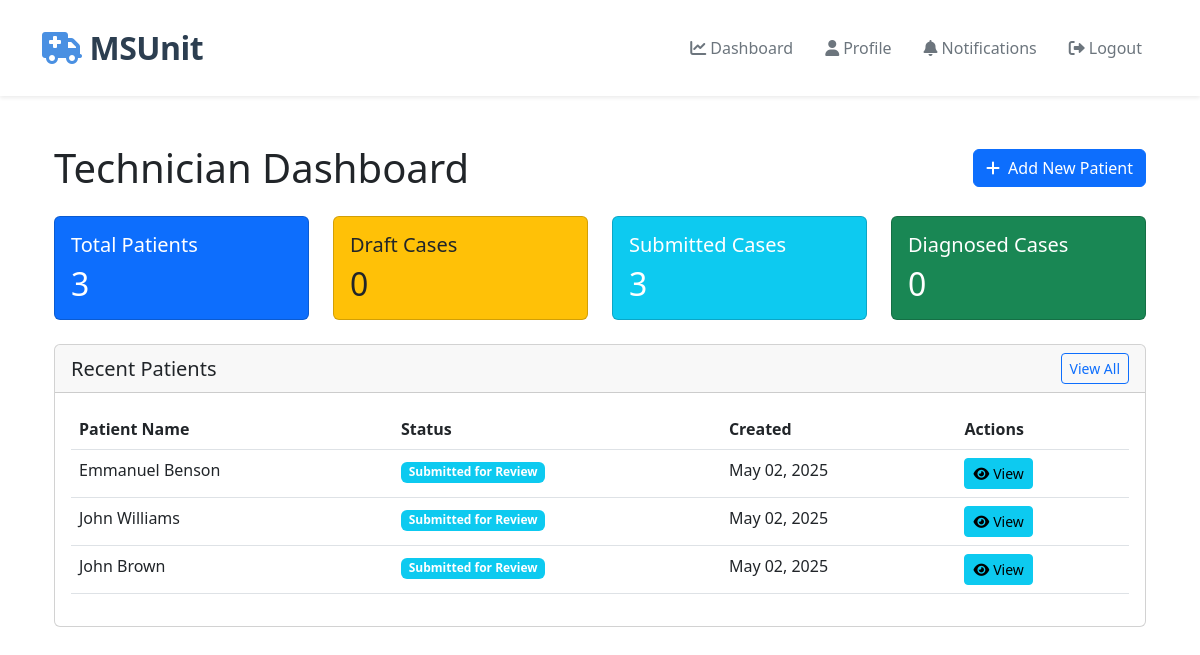
Screenshot of /technician/ (signed in) with the database file from the repository.
### technician/models.py (models this page shows, shortened)
class Patient(models.Model):
    STATUS_CHOICES = [
        ('NEW', 'New'),
        ('SUBMITTED', 'Submitted for Review'),
        ('REVIEWED', 'Under Review'),
        ('DIAGNOSED', 'Diagnosed'),
        ('DISCHARGED', 'Discharged'),
    ]
    GENDER_CHOICES = [
        ('M', 'Male'),
        ('F', 'Female'),
        ('O', 'Other'),
    ]
    first_name = models.CharField(max_length=100)
    last_name = models.CharField(max_length=100)
    date_of_birth = models.DateField()
    gender = models.CharField(max_length=1, choices=GENDER_CHOICES)
    contact_number = models.CharField(max_length=15, blank=True)
    address = models.TextField(blank=True)
    emergency_contact_name = models.CharField(max_length=100, blank=True)
    emergency_contact_number = models.CharField(max_length=15, blank=True)
    medical_history = models.TextField(blank=True)
    current_medications = models.TextField(blank=True)
    allergies = models.TextField(blank=True)
    blood_pressure_systolic = models.IntegerField(validators=[MinValueValidator(0), MaxValueValidator(300)])
    blood_pressure_diastolic = models.IntegerField(validators=[MinValueValidator(0), MaxValueValidator(200)])
    heart_rate = models.IntegerField(validators=[MinValueValidator(0), MaxValueValidator(300)])
    respiratory_rate = models.IntegerField(validators=[MinValueValidator(0), MaxValueValidator(100)])
    temperature = models.DecimalField(max_digits=4, decimal_places=1)
    oxygen_saturation = models.IntegerField(validators=[MinValueValidator(0), MaxValueValidator(100)])
    glasgow_coma_scale = models.IntegerField(validators=[MinValueValidator(3), MaxValueValidator(15)])
    chief_complaint = models.TextField()
    notes = models.TextField(blank=True)
    nihss = models.TextField(blank=True, help_text="National Institutes of Health Stroke Scale score and details")
    status = models.CharField(max_length=20, choices=STATUS_CHOICES, default='NEW')
    technician = models.ForeignKey(User, on_delete=models.CASCADE, related_name='patients')
    created_at = models.DateTimeField(auto_now_add=True)
    updated_at = models.DateTimeField(auto_now=True)
    class Meta:
        ordering = ['-created_at']

### technician/views.py (the view)
# urls.py: path('', RedirectView.as_view(pattern_name='accounts:dashboard'), name='home'),
@login_required
@user_passes_test(is_technician)
def dashboard(request):
    patients = Patient.objects.filter(technician=request.user).order_by('-created_at')
    total_patients = patients.count()
    draft_count = patients.filter(status='NEW').count()
    submitted_count = patients.filter(status='SUBMITTED').count()
    diagnosed_count = patients.filter(status='DIAGNOSED').count()
    recent_patients = patients[:10]  # Get 10 most recent patients
    context = {
        'recent_patients': recent_patients,
        'total_patients': total_patients,
        'draft_count': draft_count,
        'submitted_count': submitted_count,
        'diagnosed_count': diagnosed_count,
    }
    return render(request, 'technician/dashboard.html', context)

### technician/templates/technician/dashboard.html (shortened to what this page needs)
{% extends 'base.html' %}
{% load static %}
{% block content %}
<div class="container py-4">
    <div class="d-flex justify-content-between align-items-center mb-4">
        <h1 class="mb-0">Technician Dashboard</h1>
        <a href="{% url 'technician:patient_create' %}" class="btn btn-primary">
            <i class="fas fa-plus me-2"></i>Add New Patient
        </a>
    </div>
    <div class="row mb-4">
        <div class="col-md-3">
            <div class="card bg-primary text-white">
                <div class="card-body">
                    <h5 class="card-title">Total Patients</h5>
                    <h2 class="card-text">{{ total_patients }}</h2>
                </div>
            </div>
        </div>
        <div class="col-md-3">
            <div class="card bg-warning text-dark">
                <div class="card-body">
                    <h5 class="card-title">Draft Cases</h5>
                    <h2 class="card-text">{{ draft_count }}</h2>
                </div>
            </div>
        </div>
        <div class="col-md-3">
            <div class="card bg-info text-white">
                <div class="card-body">
                    <h5 class="card-title">Submitted Cases</h5>
                    <h2 class="card-text">{{ submitted_count }}</h2>
                </div>
            </div>
        </div>
        <div class="col-md-3">
            <div class="card bg-success text-white">
                <div class="card-body">
                    <h5 class="card-title">Diagnosed Cases</h5>
                    <h2 class="card-text">{{ diagnosed_count }}</h2>
                </div>
            </div>
        </div>
    </div>
    <div class="card">
        <div class="card-header d-flex justify-content-between align-items-center">
            <h5 class="mb-0">Recent Patients</h5>
            <a href="{% url 'technician:patient_list' %}" class="btn btn-sm btn-outline-primary">View All</a>
        </div>
        <div class="card-body">
            {% if recent_patients %}
            <div class="table-responsive">
                <table class="table table-hover">
                    <thead>
                        <tr>
                            <th>Patient Name</th>
                            <th>Status</th>
                            <th>Created</th>
                            <th>Actions</th>
                        </tr>
                    </thead>
                    <tbody>
                        {% for patient in recent_patients %}
                        <tr>
                            <td>{{ patient.first_name }} {{ patient.last_name }}</td>
                            <td>
                                <span class="badge {% if patient.status == 'NEW' %}bg-warning{% elif patient.status == 'SUBMITTED' %}bg-info{% elif patient.status == 'DIAGNOSED' %}bg-success{% else %}bg-secondary{% endif %}">
                                    {{ patient.get_status_display }}
                                </span>
                            </td>
                            <td>{{ patient.created_at|date:"M d, Y" }}</td>
                            <td>
                                <div class="btn-group">
                                    <a href="{% url 'technician:patient_detail' pk=patient.pk %}" class="btn btn-sm btn-info">
                                        <i class="fas fa-eye me-1"></i>View
                                    </a>
                                </div>
                            </td>
                        </tr>
                        {% endfor %}
                    </tbody>
                </table>
            </div>
            {% else %}
            <p class="text-muted text-center mb-0">No patients found. Click "Add New Patient" to get started.</p>
            {% endif %}
        </div>
    </div>
</div>
{% endblock %}

### rows the page displays
Patient: first_name "Emmanuel", last_name "Benson", status "Submitted for Review", created_at "May 02, 2025"
Patient: first_name "John", last_name "Williams", status "Submitted for Review", created_at "May 02, 2025"
Patient: first_name "John", last_name "Brown", status "Submitted for Review", created_at "May 02, 2025"

### other values shown
{{ total_patients }} "3"
{{ draft_count }} "0"
{{ submitted_count }} "3"
{{ diagnosed_count }} "0"
